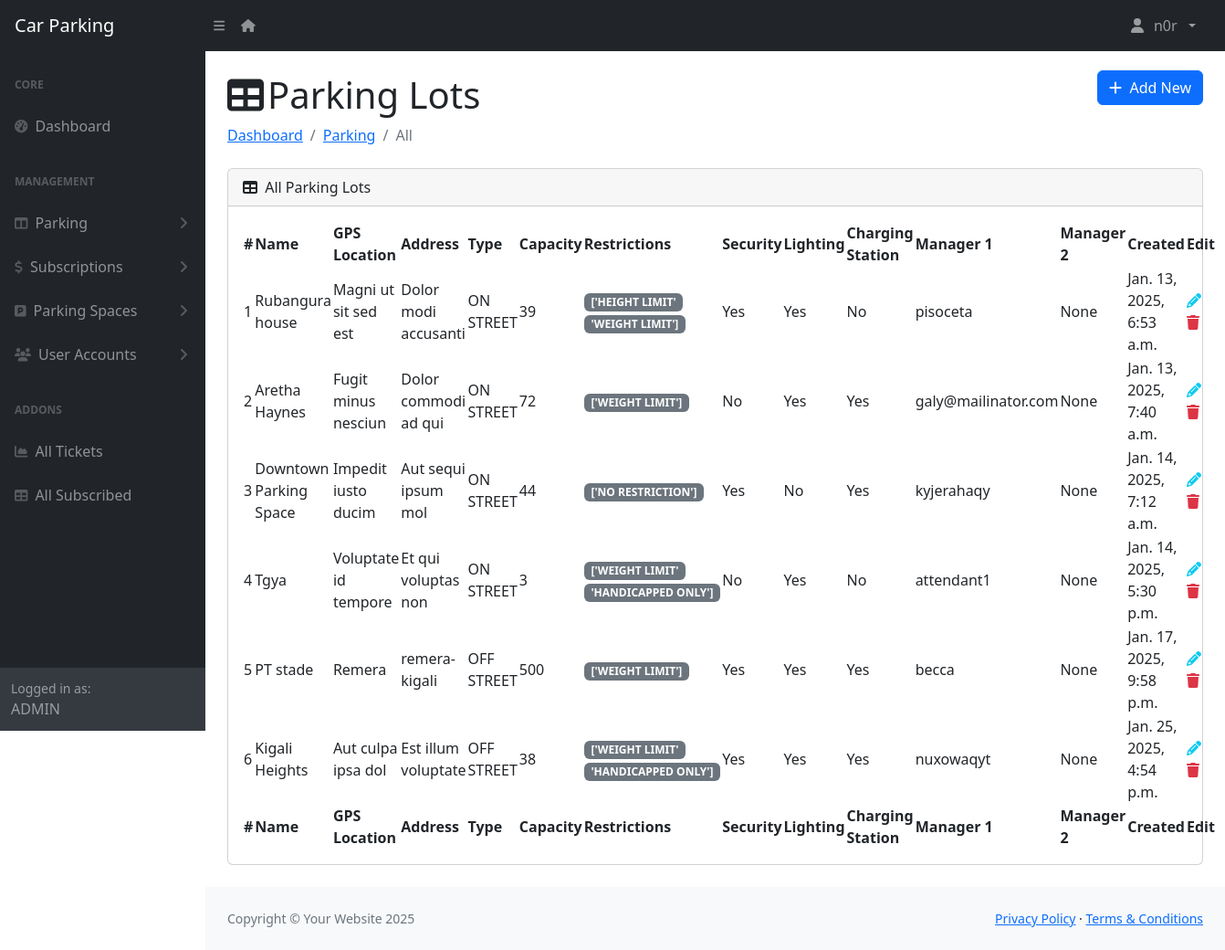
Before: /dashboard/parking (signed in) with the older database file.
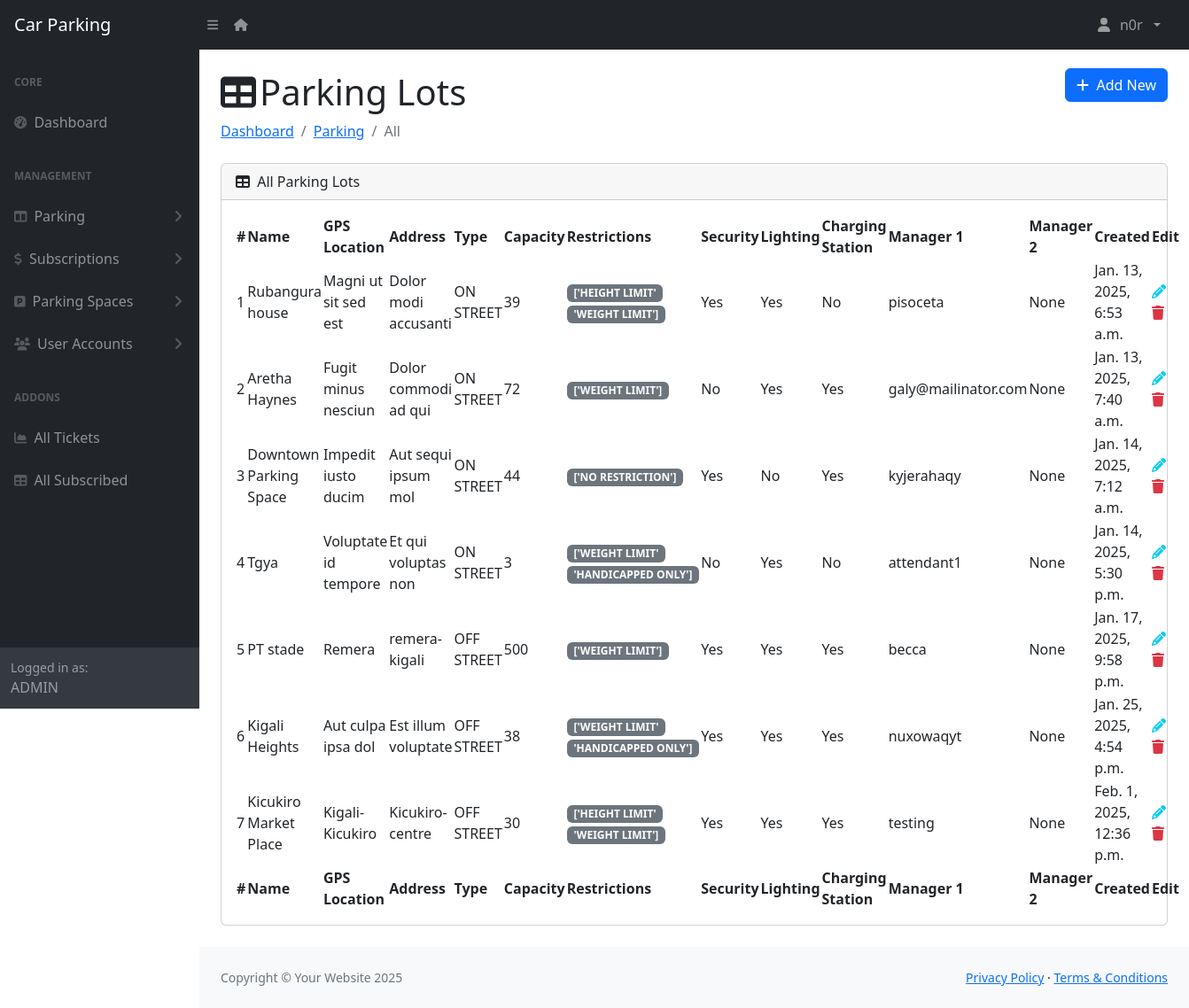
After: the same page with the newer database file.
### app/models.py (models this page shows, shortened)
class ParkingLot(models.Model):
    name = models.CharField(max_length=255, unique=True)
    gpsLocation = models.CharField(max_length=255)
    address = models.CharField(max_length=255)
    type = models.CharField(max_length=20, choices=[('ON STREET', 'On Street'), ('OFF STREET', 'Off Street')], default='ON STREET')
    capacity = models.IntegerField()
    restrictions = models.CharField(max_length=255, blank=True, null=True)  # Store as a comma-separated string
    security = models.BooleanField(default=False)
    lighting = models.BooleanField(default=False)
    chargingStation = models.BooleanField(default=False)
    manager_1 = models.ForeignKey('User', related_name='primary_manager', null=True, on_delete=models.SET_NULL)
    manager_2 = models.ForeignKey('User', related_name='secondary_manager', null=True, blank=True, on_delete=models.SET_NULL)
    created_at = models.DateTimeField(auto_now_add=True)
    @property
    def restrictions_list(self):
        if not self.restrictions:
            return []
        return [restriction.strip() for restriction in self.restrictions.split(',') if restriction.strip()]

class User(AbstractUser):
    class Role(models.TextChoices):
        ATTENDANTS = "ATTENDANTS", "Attendants"
        ADMIN = "ADMIN", "Admin"
        CLIENT = "CLIENT", "Client"
    role = models.CharField(
        max_length=50,
        choices=Role.choices,
        default=Role.CLIENT  # Set default role to CLIENT
    )
    phone_number = models.CharField(
        validators=[phone_regex],
        max_length=10,
        unique=True,
        null=True
    )
    groups = models.ManyToManyField(
        'auth.Group',
        related_name='users',
        blank=True,
        help_text='The groups this user belongs to.'
    )
    user_permissions = models.ManyToManyField(
        'auth.Permission',
        related_name='users',
        blank=True,
        help_text='Specific permissions for this user.'
    )

### app/views.py (the view)
# urls.py: path('dashboard/parking', views.parking, name="parking"),
@login_required
@admin_required
def parking(request):
    parking_lots = ParkingLot.objects.all()
    for lot in parking_lots:
        if lot.restrictions:  # Check if restrictions exist
            restrictions = lot.restrictions_list
    return render(request, 'dashboard/parking.html', {'parking_lots': parking_lots, 'active_menu': 'parking'})

### app/templates/app/dashboard/parking.html (shortened to what the changed rows need)
{% extends 'dashboard/base.html' %}
{% block content %}
                    <div class="container-fluid px-4">
                      <div class="d-flex justify-content-between align-items-center">
                        <h1 class="mt-4"><i class="fas fa-table me-1"></i>Parking Lots</h1>
                      </div>
                        <div class="card mb-4">
                            <div class="card-body">
                                <table id="datatablesSimple">
                                    <thead>
                                      <tr>
                                        <th>#</th>
                                        <th>Name</th>
                                        <th>GPS Location</th>
                                        <th>Address</th>
                                        <th>Type</th>
                                        <th>Capacity</th>
                                        <th>Restrictions</th>
                                        <th>Security</th>
                                        <th>Lighting</th>
                                        <th>Charging Station</th>
                                        <th>Manager 1</th>
                                        <th>Manager 2</th>
                                        <th>Created</th>
                                        <th>Edit</th>
                                      </tr>
                                    </thead>
                                    <tfoot>
                                      <tr>
                                        <th>#</th>
                                        <th>Name</th>
                                        <th>GPS Location</th>
                                        <th>Address</th>
                                        <th>Type</th>
                                        <th>Capacity</th>
                                        <th>Restrictions</th>
                                        <th>Security</th>
                                        <th>Lighting</th>
                                        <th>Charging Station</th>
                                        <th>Manager 1</th>
                                        <th>Manager 2</th>
                                        <th>Created</th>
                                        <th>Edit</th>
                                      </tr>
                                    </tfoot>
                                    <tbody>
                                      {% for parking_lot in parking_lots %}
                                      <tr>
                                        <td>{{ forloop.counter }}</td>
                                        <td>{{ parking_lot.name }}</td>
                                        <td>{{ parking_lot.gpsLocation }}</td>
                                        <td>{{ parking_lot.address }}</td>
                                        <td>{{ parking_lot.type }}</td>
                                        <td>{{ parking_lot.capacity }}</td>
                                        <td>
                                          {% for restriction in parking_lot.restrictions_list %}
                                            <span class="badge bg-secondary">{{ restriction }}</span>
                                          {% empty %}
                                            <span class="text-muted">No restrictions</span>
                                          {% endfor %}
                                        </td>
                                        <td>{{ parking_lot.security|yesno:"Yes,No" }}</td>
                                        <td>{{ parking_lot.lighting|yesno:"Yes,No" }}</td>
                                        <td>{{ parking_lot.chargingStation|yesno:"Yes,No" }}</td>
                                        <td>{{ parking_lot.manager_1.username }}</td>
                                        <td>{{ parking_lot.manager_2.username|default:"None" }}</td>
                                        <td>{{ parking_lot.created_at }}</td>
                                        <td><a href="{% url 'update_parking_lot' pk=parking_lot.id %}" ><i class="fas fa-pencil me-2 text-info"></i></a>
                                          <a href="{% url 'delete_parking_lot' parking_lot.pk %}" onclick="return confirm('Are you sure you want to delete this parking lot?');"><i class="fas fa-trash me-2 text-danger"></i></a>
                                        </td>
                                      </tr>
                                      {% endfor %}
                                    </tbody>
                                </table>
                            </div>
                        </div>
                    </div>
                {% endblock %}

Changed rows visible on the page:
added ParkingLot: name "Kicukiro Market Place", gpsLocation "Kigali-Kicukiro", address "Kicukiro-centre", type "OFF STREET", capacity "30", restrictions_list "['HEIGHT LIMIT'" "'WEIGHT LIMIT']", security "Yes", lighting "Yes", chargingStation "Yes", manager_1.username "testing", manager_2.username "None", created_at "Feb. 1, 2025, 12:36 p.m."
